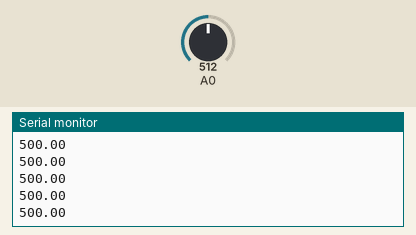
Recording of a sketch running on a simulated Arduino Uno, built with avr-gcc and run on an emulated ATmega328P. On the bench: the last lines printed to the serial monitor. Inputs (shaded band) come from the test bench; at power-on: A0 = 512.

Above: at 0.8 s.
0.9 s: A0 set to 716
At 1.7 s:
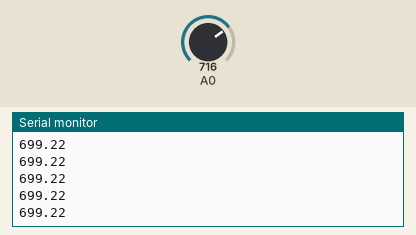
2.4 s: A0 set to 900
At 3.1 s:
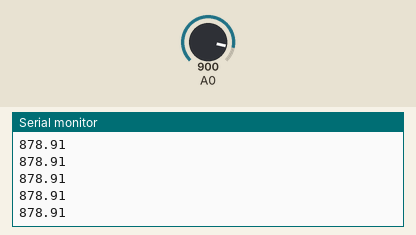
Timing chart, 0 to 5.4 s (numbered marks = the images above; inputs shaded):
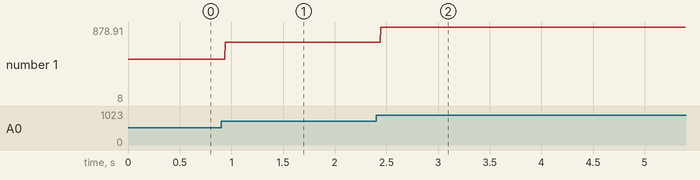

Measured:
- after the input at 0.9 s, the serial monitor: prints a new line at once (image 1)
- after the input at 2.4 s, the serial monitor: prints a new line at once (image 2)
- plotted number 1: 500 → 699.22 after the input at 0.9 s, 699.22 → 8 after the input at 2.4 s

The sketch:

sensor.ino
```cpp
// Importa as bibliotecas
#include <avr/io.h>
#include <util/delay.h>
#include <stdint.h>

// Função para regular a taxa de amostragem do conversor A/D
int ADCsingleREAD(uint8_t adctouse){

    int ADCval;

    ADMUX = adctouse;        // Usa #1 ADC
    ADMUX |= (1 << REFS0);   // Usa AVcc como referência
    ADMUX &= ~(1 << ADLAR);  // Limpa para a resolução de 10 bits

    ADCSRA |= (1 << ADPS2) | (1 << ADPS1) | (1 << ADPS0); // 128 prescalonador para 8Mhz
    ADCSRA |= (1 << ADEN);    // Ativa o ADC
    ADCSRA |= (1 << ADSC);    // Começa a conversão do ADC

    while(ADCSRA & (1 << ADSC)); // Espera o ADC terminar

    ADCval = ADCL;
    ADCval = (ADCH << 8) + ADCval; // Concatena os bits mais e menos significativos

    return ADCval;
}

int Sinal; // Leitura do sinal em uma escala de 1024 bits
float Lux; // Luminosidade em uma escala de 0 a 1000 Lux

int main (void){

    Serial.begin(115200); // Velocidade da comunição serial

    while (1){

    Sinal = ADCsingleREAD(0); // Leitura do pino analógico
    Lux = Sinal * 0.9765625; // Conversão para valor de luminosidade
    Serial.println(Lux); // Impressão da luminosidade no serial
    _delay_ms(5); // Aguarda 5 milisegundos

    }
}
```
